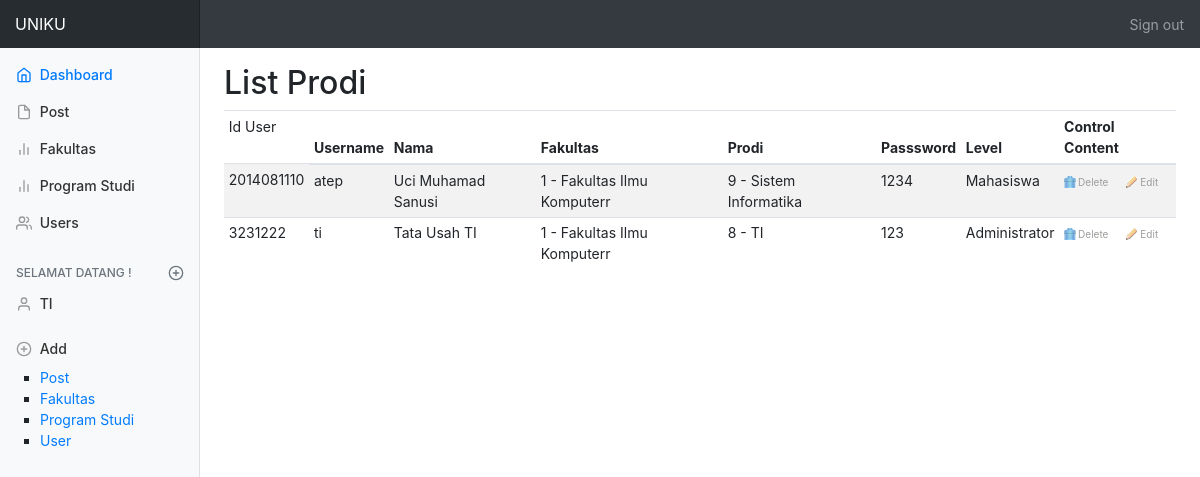
/user.php (signed in), run on the app's committed database.
### tables this page shows
CREATE TABLE `tbl_user1` (
  `id_user` varchar(255) NOT NULL,
  `id_fakultas` int(2) NOT NULL,
  `id_prodi` int(2) NOT NULL,
  `nama` varchar(255) NOT NULL,
  `username` varchar(255) NOT NULL,
  `password` varchar(255) NOT NULL,
  `level` varchar(25) NOT NULL
);

CREATE TABLE `tbl_fakultas1` (
  `id_fakultas` int(2) NOT NULL,
  `nama_fakultas` varchar(255) NOT NULL
);

CREATE TABLE `tbl_prodi1` (
  `id_prodi` int(2) NOT NULL,
  `nama_prodi` varchar(255) NOT NULL,
  `id_fakultas` int(2) NOT NULL
);

### lib/session.php (called while the page is built, shortened)
<?php
class Session
{
   public static function get($key)
   {
     if (isset($_SESSION[$key]))
     {
       return $_SESSION[$key];
     } else {
       return false;
     }
   }
}
 ?>

### lib/database.php (called while the page is built, shortened)
<?php
class Database{
  public $host = DB_HOST;
  public $user = DB_USER;
  public $pass = DB_PASS;
  public $name = DB_NAME;
  public $link;
  public function connectDB()
  {
    $this->link = new mysqli($this->host, $this->user, $this->pass, $this->name);
  }
  public function select($query)
  {
    $result = $this->link->query($query) or
    die ($this->link->error.__LINE__);
    if ($result->num_rows > 0) {
        return $result;
    } else {
      return false;
    }
  }
}
 ?>

### controller/control_user.php (called while the page is built, shortened)
<?php
	include_once 'lib/database.php';
	class ControlUser
	{
		private $database;
		public function __construct()
		{
			$this->database = new Database();
		}
		public function getAllUser()
		{
			$query = "SELECT * FROM tbl_user1";
			$result = $this->database->select($query);
			return $result;
		}
	}
?>

### controller/control_fakultas.php (called while the page is built, shortened)
<?php
include_once 'lib/database.php';
class ControlFakultas
{
	private $database;
	public function __construct()
	{
		$this->database = new Database();
	}
	public function getDataFakultas($id_fakultas)
	{
		$query = "SELECT * FROM tbl_fakultas1 WHERE id_fakultas = '$id_fakultas' ";
		$result = $this->database->select($query);
		return $result;
	}
}
 ?>

### controller/control_prodi.php (called while the page is built, shortened)
<?php
  include_once 'lib/database.php';
  class ControlProdi
  {
    private $database;
    public function __construct()
    {
      $this->database = new Database();
    }
    public function getDataProdi($id_prodi)
    {
      $query = "SELECT * FROM tbl_prodi1 WHERE id_prodi = '$id_prodi' ";
      $result = $this->database->select($query);
      return $result;
    }
  }
 ?>

### user.php (the view, shortened to what this page needs)
<!DOCTYPE html>
<html lang="en">
  <head>
  </head>
  <body>
    <?php
      include_once 'controller/control_prodi.php';
      include_once 'controller/control_fakultas.php';
      include_once 'controller/control_user.php';
      include_once 'lib/session.php';
      include_once 'view/header.php';
      $cu = new ControlUser();
    ?>
          <h2>List Prodi</h2>
          <div class="table-responsive">
            <table class="table table-striped table-sm"  id="table_id">
              <thead>
                <tr>
                  <td>Id User</td>
	                <th>Username</th>
	                <th>Nama</th>
									<th>Fakultas</th>
	                <th>Prodi</th>
	                <th>Passsword</th>
									<th>Level</th>
                  <th>Control Content</th>
                </tr>
              </thead>
              <tbody>
                <?
                $getUser = $cu->getAllUser();
                if ($getUser)
                {
                  while ($result = $getUser->fetch_array())
            			{
                ?>
                <tr>
                  <td><?php echo $result['id_user'] ; ?></td>
                  <td><?php echo $result['username']; ?></td>
								  <td><?php echo $result['nama'];?></td>
                  <?php
  								$id_fakultas = $result['id_fakultas'];
  								$fakultas = new ControlFakultas();
  								$getFakultas = $fakultas->getDataFakultas($id_fakultas);
  								if ($getFakultas)
  								{
  									while ($result1 = $getFakultas->fetch_assoc())
  									{
  										?>
  												<td><?php echo $result1['id_fakultas'] .' - '.$result1['nama_fakultas'];?></td>
  										<?php
  									}
  								}
  								?>
  								<?php
  								$id_prodi = $result['id_prodi'];
  								$prodi = new ControlProdi();
  								$getProdi = $prodi->getDataProdi($id_prodi);
  								if ($getProdi)
  								{
  									while ($result1 = $getProdi->fetch_assoc())
  									{
  										?>
  												<td><?php echo $result1['id_prodi'] .' - '.$result1['nama_prodi'];?></td>
  										<?php
  									}
  								}
  								?>
  								<td><?php echo $result['password'];?></td>
  								<td><?php echo $result['level'];?></td>
                  <td><a href="user_delete.php?id_user=<?php echo $result['id_user']; ?>" onclick="return konfirmasi()" class="ico del">Delete</a>
                      <a href="user_edit.php?id_user=<?php  echo $result['id_user']; ?>" class="ico edit">Edit</a></td>
                </tr>
                <?php
                  }
                }
               ?>
              </tbody>
            </table>
          </div>
        </main>
      </div>
    </div>
  </body>
</html>

### view/header.php (shortened to what this page needs)
<?php
include_once 'lib/session.php';
?>
<?php
  $loginHeader= Session::get('LoginMadun');
  if ($loginHeader == true)
  {
?>
<link rel="stylesheet" href="asset/bootstrap/css/bootstrap.min.css" />
<link rel="stylesheet" type="text/css" href="asset/dashboard.css">
<link rel=”stylesheet” type=”text/css” href="asset/jquery-ui-1.12.1/jquery-ui.css">
<link rel=”stylesheet” type=”text/css” href="asset/css/style.css" >
<link rel=”stylesheet” type=”text/css” href="../asset/css/style.css" >
<link rel=”stylesheet” type=”text/css” href="asset/jquery-ui-1.12.1/jquery-ui.theme.css">
<link rel="stylesheet" type="text/css" href="asset/DataTables/datatables.css">
  <nav class="navbar navbar-dark sticky-top bg-dark flex-md-nowrap p-0">
  <a class="navbar-brand col-sm-3 col-md-2 mr-0" href="dashboard.php">UNIKU</a>
  <ul class="navbar-nav px-3">
    <li class="nav-item text-nowrap">
      <?php
              $login_Header= Session::get('LoginMadun');
              $dataLevel = Session::get('madunLevel');
              if ($login_Header == false)
              {
                header("Location:index.php");
              } else {
                ?>
                <a class="nav-link" href="?id_session=<? Session::get('madunId')?>">Sign out</a>
                <?
              }
        ?>
    </li>
  </ul>
</nav>
<div class="container-fluid">
  <div class="row">
    <nav class="col-md-2 d-none d-md-block bg-light sidebar">
      <div class="sidebar-sticky">
        <ul class="nav flex-column">
          <li class="nav-item">
            <a class="nav-link active" href="#">
              <span data-feather="home"></span>
              Dashboard <span class="sr-only">(current)</span>
            </a>
          </li>
          <li class="nav-item">
            <a class="nav-link" href="dashboard.php">
              <span data-feather="file"></span>
              Post
            </a>
          </li>
          <?php
          if ($dataLevel == 'Administrator') {
          ?>
          <li class="nav-item">
            <a class="nav-link" href="fakultas.php">
              <span data-feather="bar-chart-2"></span>
              Fakultas
            </a>
          </li>
          <li class="nav-item">
            <a class="nav-link" href="prodi.php">
              <span data-feather="bar-chart-2"></span>
              Program Studi
            </a>
          </li>
          <li class="nav-item">
            <a class="nav-link" href="user.php">
              <span data-feather="users"></span>
              Users
            </a>
          </li>
          <?php
          }
          ?>
          <h6 class="sidebar-heading d-flex justify-content-between align-items-center px-3 mt-4 mb-1 text-muted">
          <span>Selamat Datang !</span>
          <a class="d-flex align-items-center text-muted" href="#">
            <span data-feather="plus-circle"></span>
          </a>
        </h6>
        <ul class="nav flex-column mb-2">
          <li class="nav-item">
            <a class="nav-link" onclick="myFunction()" href="user_session.php">
              <span data-feather="user"></span>
              <?php $nameLog = Session::get('madunUser');
              echo strtoupper($nameLog);
               ?>
            </a>
          </li>
        </ul>
      <ul class="nav flex-column mb-2">
          <li class="nav-item">
            <a class="nav-link" onclick="addButton();" href="#">
              <span data-feather="plus-circle"></span>
              Add
            </a>
            <ul>
            <?php
            if ($dataLevel == 'Administrator') {
            ?>
              <li><a href="post_add.php">Post</a></li>
              <li><a href="fakultas_add.php">Fakultas</a></li>
              <li><a href="prodi_add.php">Program Studi</a></li>
              <li><a href="user_add.php">User</a></li>
            </ul>
            <?php
            } else {
            ?>
              <li><a href="post_add.php">Post</a></li>
            <?php
            }
            ?>
          </li>
      </ul>
      </div>
    </nav>
    <main role="main" class="col-md-9 ml-sm-auto col-lg-10 pt-3 px-4">
<?php
}
?>

### asset/dashboard.css (style rules this page uses)
body { font-size: .875rem; }
.feather { width: 16px; height: 16px; vertical-align: text-bottom; }
.sidebar { position: fixed; top: 0; bottom: 0; left: 0; z-index: 100; padding: 0; box-shadow: inset -1px 0 0 rgba(0, 0, 0, .1); }
.sidebar-sticky { position: -webkit-sticky; position: sticky; top: 48px; height: calc(100vh - 48px); padding-top: .5rem; overflow-x: hidden; overflow-y: auto; }
.sidebar .nav-link { font-weight: 500; color: #333; }
.sidebar .nav-link .feather { margin-right: 4px; color: #999; }
.sidebar .nav-link.active { color: #007bff; }
.sidebar .nav-link:hover .feather, .sidebar .nav-link.active .feather { color: inherit; }
.sidebar-heading { font-size: .75rem; text-transform: uppercase; }
.navbar-brand { padding-top: .75rem; padding-bottom: .75rem; font-size: 1rem; background-color: rgba(0, 0, 0, .25); box-shadow: inset -1px 0 0 rgba(0, 0, 0, .25); }
a.ico { color:#9d9c9a; font-size:10px; text-decoration: none; padding:0 0 0 14px; background-repeat:no-repeat; background-position:0 0; }
a.del { background-image:url(images/del.gif) }
a.edit { background-image:url(images/edit.gif); margin-left:14px; }

### data on the page
tbl_user1: id_user "2014081110", username "atep", nama "Uci Muhamad Sanusi", password "1234", level "Mahasiswa"
tbl_fakultas1: id_fakultas "1", nama_fakultas "Fakultas Ilmu Komputerr"
tbl_prodi1: id_prodi "9", nama_prodi "Sistem Informatika"
tbl_user1: id_user "3231222", username "ti", nama "Tata Usah TI", password "123", level "Administrator"
tbl_prodi1: id_prodi "8", nama_prodi "TI"

### other printed values
$nameLog "TI"
